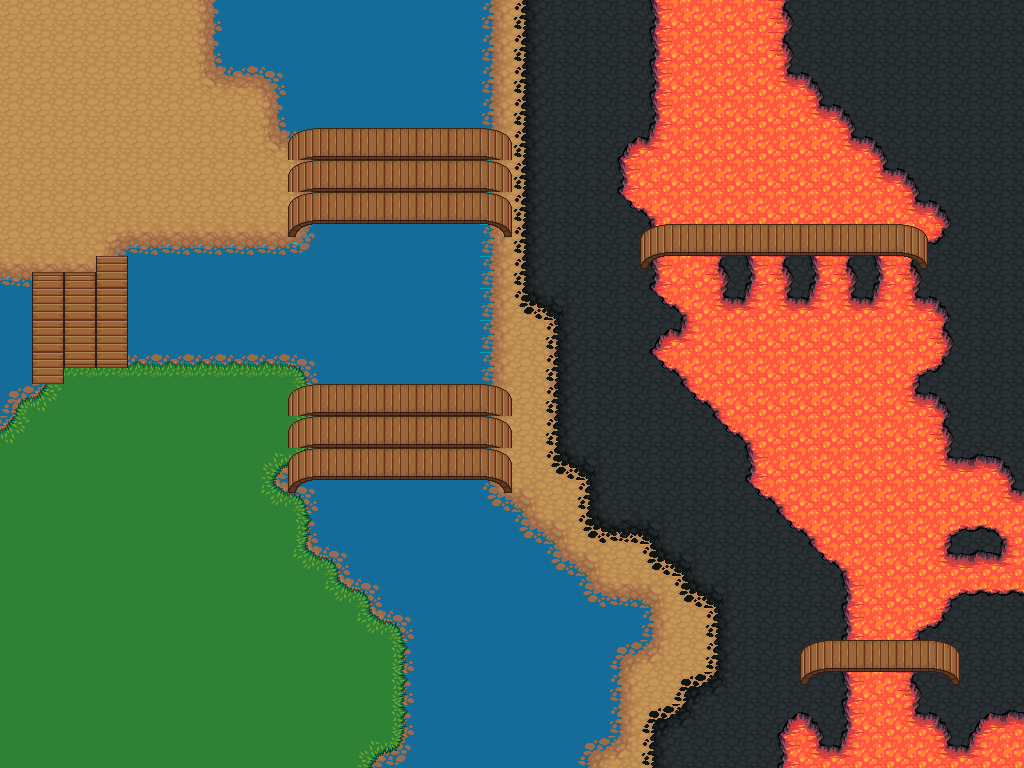

A level layout from a 2D game, rendered from its tile map. Below: a short description, then the map file with tile-grid data replaced by summaries:
An orthogonal 32x24 tile map with 32x32 px tiles, 6 tile layers (base water layer, base ground, base lavarock, grass layer, ...), 11 tilesets.

<map version="1.0" orientation="orthogonal" renderorder="right-down" width="32" height="24" tilewidth="32" tileheight="32" nextobjectid="1">
 <tileset firstgid="1" name="dirt" tilewidth="32" tileheight="32" tilecount="18" columns="3">
  <image source="terrain/dirt.png" width="96" height="192" />
  <terraintypes>
   <terrain name="dirt" tile="-1" />
  </terraintypes>
  <tile id="1" terrain="0,0,0," />
  <tile id="2" terrain="0,0,,0" />
  <tile id="4" terrain="0,,0,0" />
  <tile id="5" terrain=",0,0,0" />
  <tile id="6" terrain=",,,0" />
  <tile id="7" terrain=",,0,0" />
  <tile id="8" terrain=",,0," />
  <tile id="9" terrain=",0,,0" />
  <tile id="10" terrain="0,0,0,0" />
  <tile id="11" terrain="0,,0," />
  <tile id="12" terrain=",0,," />
  <tile id="13" terrain="0,0,," />
  <tile id="14" terrain="0,,," />
 </tileset>
 <tileset firstgid="19" name="grass" tilewidth="32" tileheight="32" tilecount="18" columns="3">
  <image source="terrain/grass.png" width="96" height="192" />
  <terraintypes>
   <terrain name="grass" tile="-1" />
  </terraintypes>
  <tile id="1" terrain="0,0,0," />
  <tile id="2" terrain="0,0,,0" />
  <tile id="4" terrain="0,,0,0" />
  <tile id="5" terrain=",0,0,0" />
  <tile id="6" terrain=",,,0" />
  <tile id="7" terrain=",,0,0" />
  <tile id="8" terrain=",,0," />
  <tile id="9" terrain=",0,,0" />
  <tile id="10" terrain="0,0,0,0" />
  <tile id="11" terrain="0,,0," />
  <tile id="12" terrain=",0,," />
  <tile id="13" terrain="0,0,," />
  <tile id="14" terrain="0,,," />
 </tileset>
 <tileset firstgid="37" name="hole" tilewidth="32" tileheight="32" tilecount="18" columns="3">
  <image source="terrain/hole.png" width="96" height="192" />
  <terraintypes>
   <terrain name="hole" tile="-1" />
  </terraintypes>
  <tile id="1" terrain="0,0,0," />
  <tile id="2" terrain="0,0,,0" />
  <tile id="4" terrain="0,,0,0" />
  <tile id="5" terrain=",0,0,0" />
  <tile id="6" terrain=",,,0" />
  <tile id="7" terrain=",,0,0" />
  <tile id="8" terrain=",,0," />
  <tile id="9" terrain=",0,,0" />
  <tile id="10" terrain="0,0,0,0" />
  <tile id="11" terrain="0,,0," />
  <tile id="12" terrain=",0,," />
  <tile id="13" terrain="0,0,," />
  <tile id="14" terrain="0,,," />
 </tileset>
 <tileset firstgid="55" name="water" tilewidth="32" tileheight="32" tilecount="18" columns="3">
  <image source="terrain/water.png" width="96" height="192" />
  <terraintypes>
   <terrain name="water" tile="-1" />
  </terraintypes>
  <tile id="1" terrain="0,0,0," />
  <tile id="2" terrain="0,0,,0" />
  <tile id="4" terrain="0,,0,0" />
  <tile id="5" terrain=",0,0,0" />
  <tile id="6" terrain=",,,0" />
  <tile id="7" terrain=",,0,0" />
  <tile id="8" terrain=",,0," />
  <tile id="9" terrain=",0,,0" />
  <tile id="10" terrain="0,0,0,0" />
  <tile id="11" terrain="0,,0," />
  <tile id="12" terrain=",0,," />
  <tile id="13" terrain="0,0,," />
  <tile id="14" terrain="0,,," />
 </tileset>
 <tileset firstgid="73" name="watergrass" tilewidth="32" tileheight="32" tilecount="18" columns="3">
  <image source="terrain/watergrass.png" width="96" height="192" />
  <terraintypes>
   <terrain name="watergrass" tile="-1" />
  </terraintypes>
  <tile id="1" terrain="0,0,0," />
  <tile id="2" terrain="0,0,,0" />
  <tile id="4" terrain="0,,0,0" />
  <tile id="5" terrain=",0,0,0" />
  <tile id="6" terrain=",,,0" />
  <tile id="7" terrain=",,0,0" />
  <tile id="8" terrain=",,0," />
  <tile id="9" terrain=",0,,0" />
  <tile id="10" terrain="0,0,0,0" />
  <tile id="11" terrain="0,,0," />
  <tile id="12" terrain=",0,," />
  <tile id="13" terrain="0,0,," />
  <tile id="14" terrain="0,,," />
 </tileset>
 <tileset firstgid="91" name="bridges" tilewidth="32" tileheight="32" tilecount="42" columns="6">
  <image source="terrain/bridges.png" width="192" height="224" />
 </tileset>
 <tileset firstgid="133" name="lava" tilewidth="32" tileheight="32" tilecount="18" columns="3">
  <image source="terrain/lava.png" width="96" height="192" />
  <terraintypes>
   <terrain name="lava" tile="-1" />
  </terraintypes>
  <tile id="1" terrain="0,0,0," />
  <tile id="2" terrain="0,0,,0" />
  <tile id="4" terrain="0,,0,0" />
  <tile id="5" terrain=",0,0,0" />
  <tile id="6" terrain=",,,0" />
  <tile id="7" terrain=",,0,0" />
  <tile id="8" terrain=",,0," />
  <tile id="9" terrain=",0,,0" />
  <tile id="10" terrain="0,0,0,0" />
  <tile id="11" terrain="0,,0," />
  <tile id="12" terrain=",0,," />
  <tile id="13" terrain="0,0,," />
  <tile id="14" terrain="0,,," />
 </tileset>
 <tileset firstgid="151" name="lavarock" tilewidth="32" tileheight="32" tilecount="18" columns="3">
  <image source="terrain/lavarock.png" width="96" height="192" />
  <terraintypes>
   <terrain name="lavarock" tile="-1" />
  </terraintypes>
  <tile id="1" terrain="0,0,0," />
  <tile id="2" terrain="0,0,,0" />
  <tile id="4" terrain="0,,0,0" />
  <tile id="5" terrain=",0,0,0" />
  <tile id="6" terrain=",,,0" />
  <tile id="7" terrain=",,0,0" />
  <tile id="8" terrain=",,0," />
  <tile id="9" terrain=",0,,0" />
  <tile id="10" terrain="0,0,0,0" />
  <tile id="11" terrain="0,,0," />
  <tile id="12" terrain=",0,," />
  <tile id="13" terrain="0,0,," />
  <tile id="14" terrain="0,,," />
 </tileset>
 <tileset firstgid="169" name="rock" tilewidth="32" tileheight="32" tilecount="2" columns="2">
  <image source="terrain/rock.png" width="64" height="32" />
 </tileset>
 <tileset firstgid="171" name="treetop" tilewidth="32" tileheight="32" tilecount="42" columns="6">
  <image source="terrain/treetop.png" width="192" height="224" />
 </tileset>
 <tileset firstgid="213" name="trunk" tilewidth="32" tileheight="32" tilecount="18" columns="6">
  <image source="terrain/trunk.png" width="192" height="96" />
 </tileset>
 <layer name="base water layer" width="32" height="24">
  <data>[768 cells, 433 non-empty, 13 distinct tile ids]</data>
 </layer>
 <layer name="base ground" width="32" height="24">
  <data>[768 cells, 317 non-empty, 13 distinct tile ids]</data>
 </layer>
 <layer name="base lavarock" width="32" height="24">
  <data>[768 cells, 341 non-empty, 7 distinct tile ids]</data>
 </layer>
 <layer name="grass layer" width="32" height="24">
  <data>[768 cells, 147 non-empty, 9 distinct tile ids]</data>
 </layer>
 <layer name="lava layer" width="32" height="24">
  <data>[768 cells, 184 non-empty, 13 distinct tile ids]</data>
 </layer>
 <layer name="decoration" width="32" height="24">
  <data>[768 cells, 86 non-empty, 9 distinct tile ids]</data>
 </layer>
</map>
